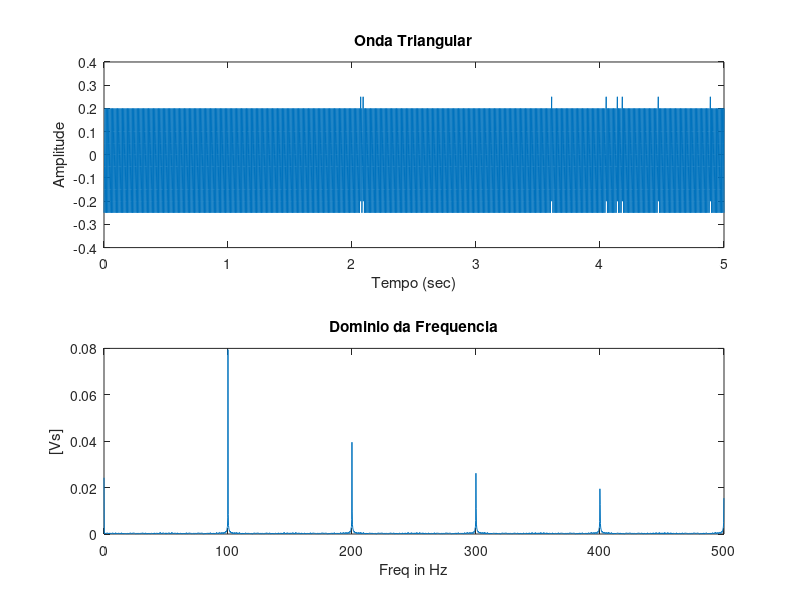

MATLAB code for this plot:
%Laboratorio 1 - Fundamentos de Comunicacoes
% Parte 1

%A = 0.5Vp
A = 0.25;

% frequencia de amostragem
fs = 1000;

% periodo de amostragem
Ts = 1/fs;

% F = 100hz
frequencia = 100;

%intervalo de amostragem
t = 0:Ts:5;
n = length(t);

%%%%% Onda triangular
triangular = A*sawtooth(2*pi*frequencia*t);


%Transformada
N = length(triangular);
k = 0:N-1;
T = N/fs;
freq = k/T;
ffttriangular = fft(triangular)/N;
cutoff=ceil(N/2);
ffttriangular=ffttriangular(1:cutoff);

figure(1)
subplot(2,1,1);
plot(t, triangular);
xlabel('Tempo (sec)');
ylabel('Amplitude') ;
title('Onda Triangular');

subplot(2,1,2);
plot(freq(1:cutoff), abs(ffttriangular));
xlabel('Freq in Hz');
ylabel('[Vs]') ;
title('Dominio da Frequencia');